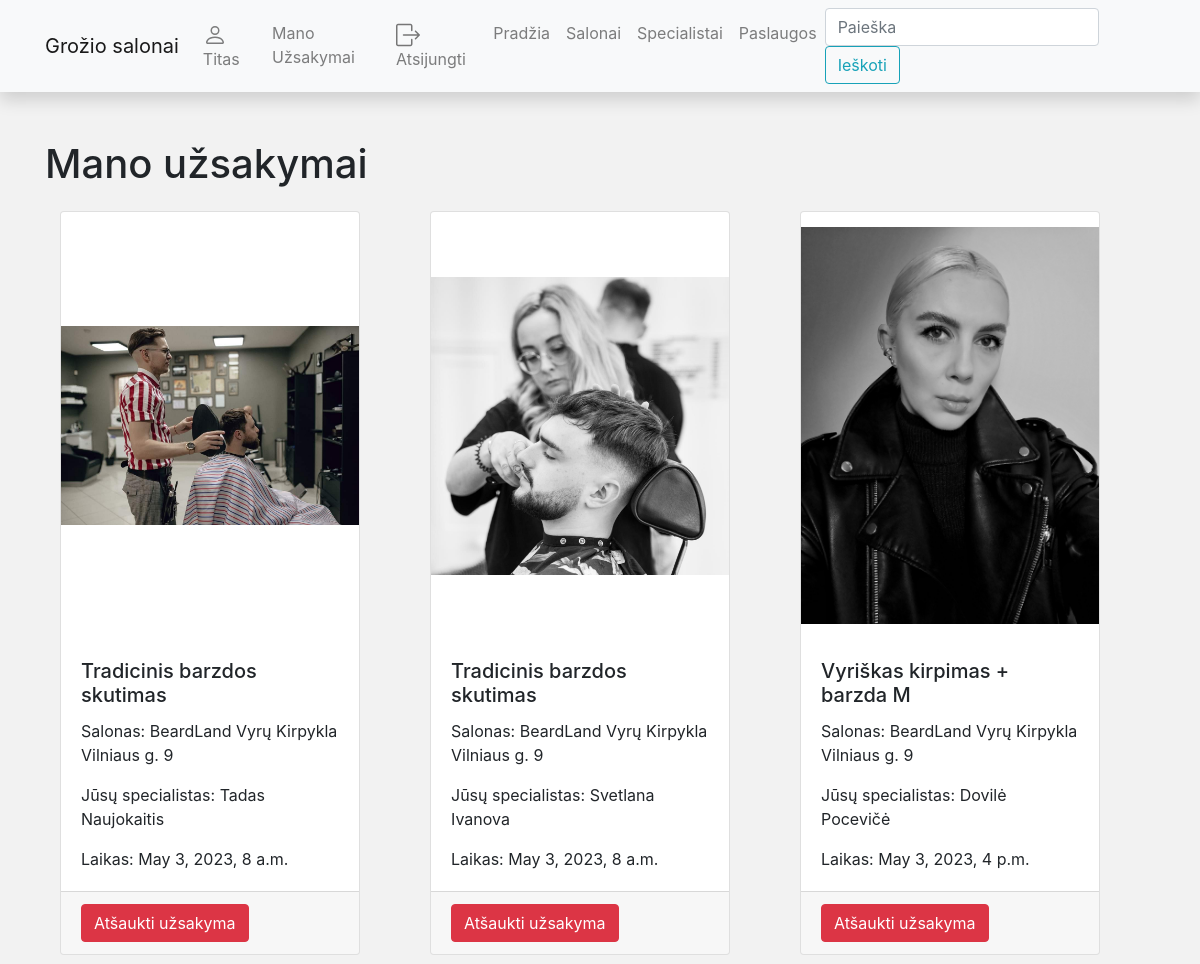
/salono_rezervacijos/mano_uzsakymai/ (signed in), run on an earlier commit of the app's database.
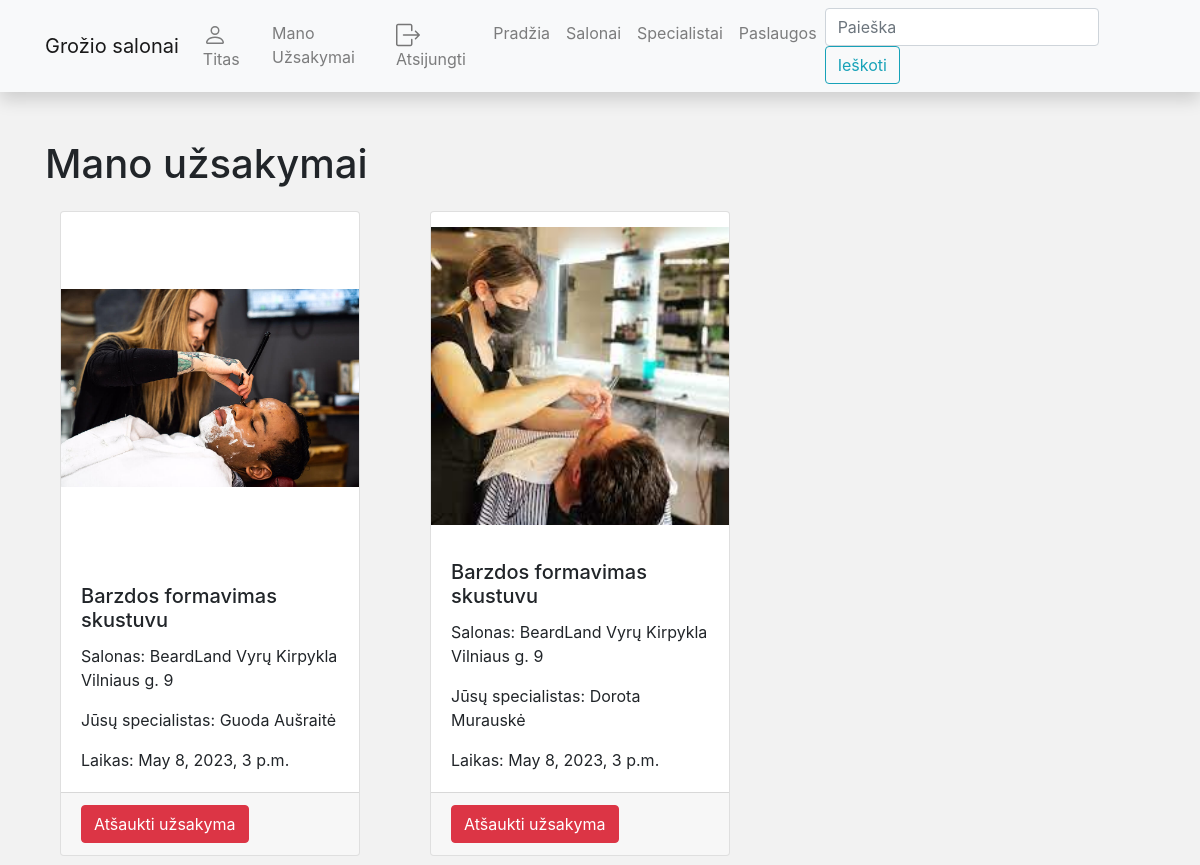
And on a later commit of the database.
### salono_rezervacijos/models.py (models this page shows, shortened)
class PaslaugosRezervacija(models.Model):
    date_created = models.DateTimeField(default=timezone.now() + timezone.timedelta(hours=3))
    laikas_nuo = models.DateTimeField("Laikas nuo", null=True, blank=True)
    laikas_iki = models.DateTimeField("Laikas iki", null=True, blank=True)
    specialistas_id = models.ForeignKey(Specialistas, related_name='spec_paslaugos_rez_rn', on_delete=models.CASCADE,
                                        null=True, blank=True)
    paslaugos_id = models.ForeignKey(Paslauga, on_delete=models.CASCADE, null=True, blank=True)
    klientas = models.ForeignKey(User, on_delete=models.SET_NULL, null=True, blank=True)
    class Meta:
        verbose_name = 'Rezervacija'
        verbose_name_plural = 'Rezervacijos'
        ordering = ['date_created']

class Specialistas(models.Model):
    vardas = models.CharField(max_length=255)
    pavarde = models.CharField(max_length=255)
    patirtis = models.IntegerField()
    description = HTMLField(default="Apie specialista")
    cover = models.ImageField("Specialisto nuotrauka", upload_to="covers", null=True)
    paslaugos_id = models.ForeignKey(Paslauga, on_delete=models.SET_NULL, related_name="specialistas_rn", null=True,
                                     blank=True)
    klientas = models.ForeignKey(User, on_delete=models.SET_NULL, null=True, blank=True)
    class Meta:
        verbose_name = "Specialistas"
        verbose_name_plural = "Specialistai"
    def __str__(self):
        return f"{self.vardas} {self.pavarde}"

class Paslauga(models.Model):
    title = models.CharField("Pavadinimas", max_length=200)
    summary = models.TextField("Aprašymas", max_length=1000, help_text="Paslaugos aprašymas")
    kaina = models.CharField('Paslaugu kaina', max_length=10)
    cover = models.ImageField("Virselis", upload_to="covers", null=True)
    salono_id = models.ForeignKey(Salonas, on_delete=models.CASCADE, related_name="paslauga_rn")
    class Meta:
        verbose_name = "Paslauga"
        verbose_name_plural = "Paslaugos"

class Salonas(models.Model):
    pavadinimas = models.CharField(max_length=255)
    miestas = models.CharField(max_length=255, blank=True)
    adresas = models.CharField(max_length=255)
    description = HTMLField(default="Salonas description")
    cover = models.ImageField("Virselis", upload_to="covers", null=True)
    class Meta:
        verbose_name = "Salonas"
        verbose_name_plural = "Salonai"
    def __str__(self):
        return f"{self.pavadinimas} {self.adresas}"

### salono_rezervacijos/views.py (the view)
# urls.py: path('mano_uzsakymai/', views.UserReservations.as_view(), name='mano_uzsakymai_n'),
class UserReservations(LoginRequiredMixin, generic.ListView):
    model = PaslaugosRezervacija
    template_name = 'kliento_uzsakymai.html'
    context_object_name = 'kliento_uzsakymu_list'  # šiaip sugeneruoja automatiškai bet galim patys pasivadinti kaip norim
    paginate_by = 10
    def get_queryset(self):
        query = PaslaugosRezervacija.objects.filter(klientas=self.request.user).order_by('laikas_nuo')
        return query

### salono_rezervacijos/templates/kliento_uzsakymai.html
{% extends "base.html" %}
{% block content %}
{% load static %}
  <h1>Mano užsakymai</h1>
  <div class="container">
    <div class="row">
      {% for kliento_uzsakymo_obj in kliento_uzsakymu_list %}
      <div class="col-md-6 col-lg-4 mb-4">
        <div class="card h-100">
          <img src="{% if kliento_uzsakymo_obj.specialistas_id.cover %}{{ kliento_uzsakymo_obj.specialistas_id.cover.url }}{% else %}{% static 'img/no-image.png' %}{% endif %}" class="card-img-top" alt="{{ kliento_uzsakymo_obj.paslaugos_id.title }}">
          <div class="card-body">
            <h5 class="card-title">{{ kliento_uzsakymo_obj.paslaugos_id.title }}</h5>
            <p class="card-text">Salonas: {{ kliento_uzsakymo_obj.paslaugos_id.salono_id }}</p>
            <p class="card-text">Jūsų specialistas: {{ kliento_uzsakymo_obj.specialistas_id }}</p>
            <p class="card-text">Laikas: {{ kliento_uzsakymo_obj.laikas_nuo }}</p>
          </div>
          <div class="card-footer">
            <a href="{% url 'mano-uzsakymas-delete_n' kliento_uzsakymo_obj.id %}" class="btn btn-danger">Atšaukti užsakyma</a>
          </div>
        </div>
      </div>
      {% endfor %}
    </div>
  </div>
{% endblock %}

### salono_rezervacijos/templates/base.html (shortened to what this page needs)
<!DOCTYPE html>
<html lang="en">
<head>
    <link
            rel="stylesheet"
            href="https://stackpath.bootstrapcdn.com/bootstrap/4.1.3/css/bootstrap.min.css"
    />
    <link
            rel="stylesheet"
            href="https://cdnjs.cloudflare.com/ajax/libs/font-awesome/4.7.0/css/font-awesome.min.css"
    />
    {% load static %}
    <link rel="stylesheet" href="{% static 'css/styles.css' %}"/>
</head>
<body>
<nav
        class="navbar navbar-expand-lg navbar-light bg-light static-top mb-5 shadow"
>
    <div class="container">
        <a class="navbar-brand" href="{% url 'index_name' %}">
            Grožio salonai</a
        >
        <div class="collapse navbar-collapse" id="navbarResponsive">
            <ul class="navbar-nav ml-auto">
                {% if user.is_authenticated %}
                <li>
                    <a class="nav-link" href="{% url 'profilis_n' %}">
                        {{ user.get_username }}</a>
                </li>
                <li class="nav-item">
                    <a class="nav-link" href="{% url 'mano_uzsakymai_n' %}">Mano Užsakymai</a>
                </li>
                <li class="nav-item">
                    <a class="nav-link" href="{% url 'logout' %}">
                        Atsijungti</a>
                </li>
                    {% endif %}
                <li class="nav-item">
                    <a class="nav-link" href="{% url 'index_name' %}">Pradžia</a>
                </li>
                <li class="nav-item">
                    <a class="nav-link" href="{% url 'salonai_n' %}">Salonai</a>
                </li>
                <li class="nav-item">
                    <a class="nav-link" href="{% url 'specialistai_n' %}">Specialistai</a>
                </li>
                <li class="nav-item">
                    <a class="nav-link" href="{% url 'paslaugos_n' %}">Paslaugos</a>
                </li>
            </ul>
            <form
                    class="form-inline my-2 my-lg-0"
                    action="{% url 'search_n' %}"
                    method="get"
            >
                <input
                        class="form-control mr-sm-2"
                        type="search"
                        placeholder="Paieška"
                        aria-label="Search"
                        name="search_text"
                />
                <button class="btn btn-outline-info my-2 my-sm-0" type="submit">
                    Ieškoti
                </button>
            </form>
        </div>
    </div>
</nav>
<div class="container">
    {% block content %}{% endblock %}</div>
</body>
</html>

### salono_rezervacijos/static/css/styles.css (style rules this page uses)
.card { height: 430px; margin-top: 15px; margin-right: 15px; margin-bottom: 15px; width: 300px; }
.card-img-top { height: 75%; object-fit: contain; }
body { background-color: #f2f2f2; }

What changed in the data, as far as the page shows it:
removed PaslaugosRezervacija: specialistas_id.cover (picture), paslaugos_id "Tradicinis barzdos skutimas", paslaugos_id.salono_id "BeardLand Vyrų Kirpykla Vilniaus g. 9", specialistas_id "Tadas Naujokaitis", laikas_nuo "May 3, 2023, 8 a.m."
removed PaslaugosRezervacija: specialistas_id.cover (picture), paslaugos_id "Tradicinis barzdos skutimas", paslaugos_id.salono_id "BeardLand Vyrų Kirpykla Vilniaus g. 9", specialistas_id "Svetlana Ivanova", laikas_nuo "May 3, 2023, 8 a.m."
removed PaslaugosRezervacija: specialistas_id.cover (picture), paslaugos_id "Vyriškas kirpimas + barzda M", paslaugos_id.salono_id "BeardLand Vyrų Kirpykla Vilniaus g. 9", specialistas_id "Dovilė Pocevičė", laikas_nuo "May 3, 2023, 4 p.m."
added PaslaugosRezervacija: specialistas_id.cover (picture), paslaugos_id "Barzdos formavimas skustuvu", paslaugos_id.salono_id "BeardLand Vyrų Kirpykla Vilniaus g. 9", specialistas_id "Guoda Aušraitė", laikas_nuo "May 8, 2023, 3 p.m."
added PaslaugosRezervacija: specialistas_id.cover (picture), paslaugos_id "Barzdos formavimas skustuvu", paslaugos_id.salono_id "BeardLand Vyrų Kirpykla Vilniaus g. 9", specialistas_id "Dorota Murauskė", laikas_nuo "May 8, 2023, 3 p.m."
